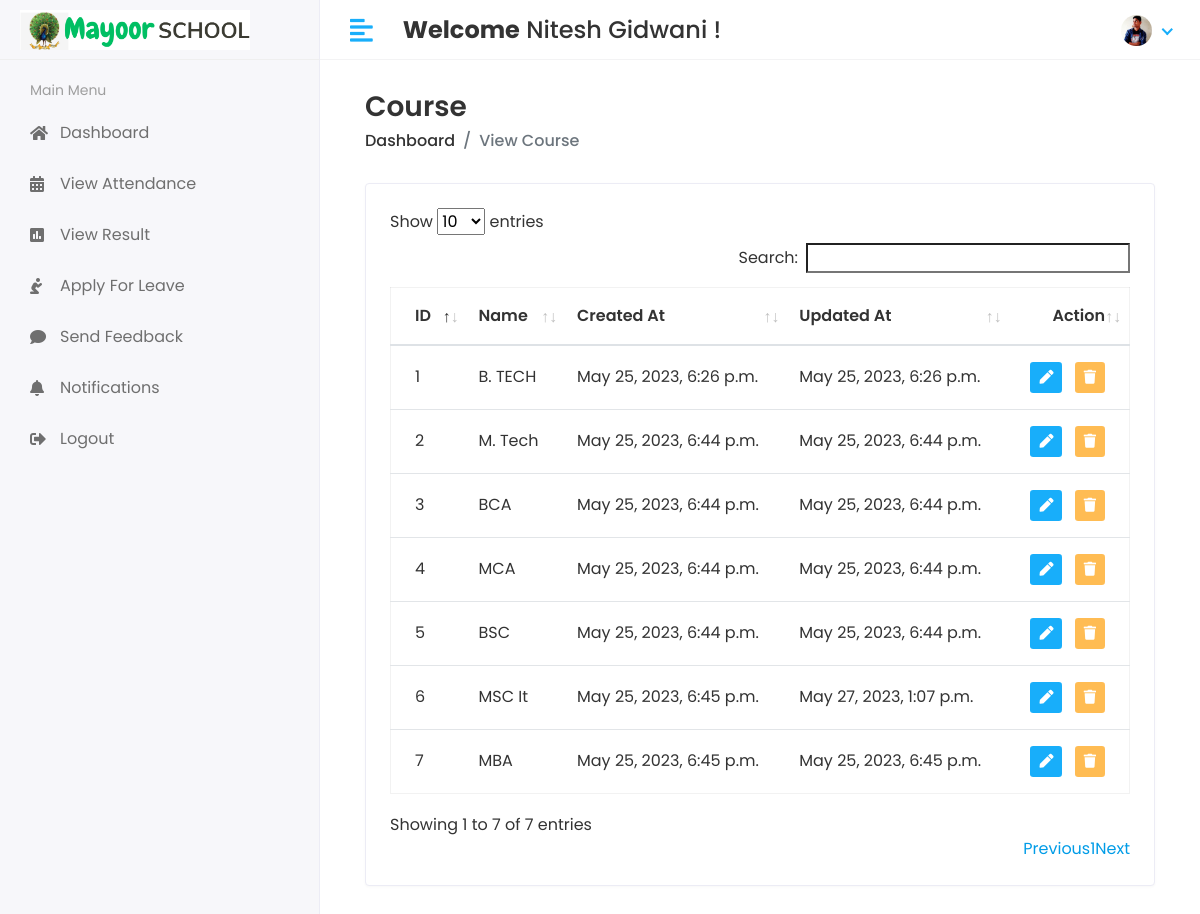
The page /Hod/Course/View (signed in) on the database its author committed.
### app/models.py (models this page shows, shortened)
class CustomUser(AbstractUser):
    USER = (
        (1,'HOD'),
        (2,'STAFF'),
        (3,'STUDENT'),
    )
    user_type = models.CharField(choices=USER, max_length=50,default=1)
    profile_pic = models.ImageField(upload_to='media/profile_pic')

class Course(models.Model):
    name = models.CharField(max_length=100)
    created_at = models.DateTimeField(auto_now_add=True)
    updated_at = models.DateTimeField(auto_now=True)

### student_management_system/Hod_Views.py (the view)
# urls.py: path('Hod/Course/View',Hod_Views.VIEW_COURSE, name = 'view_course'),
@login_required(login_url='/')
def VIEW_COURSE(request):
    course = Course.objects.all()
    context = {
        'course':course,
    }
    return render(request,'Hod/view_course.html',context)

### templates/Hod/view_course.html (shortened to what this page needs)
{% extends 'base.html' %}
{% block content %}
{% load static %}
<div class="content container-fluid">
               <div class="page-header">
                  <div class="row align-items-center">
                     <div class="col">
                        <h3 class="page-title">Course</h3>
                        <ul class="breadcrumb">
                           <li class="breadcrumb-item"><a href="index.html">Dashboard</a></li>
                           <li class="breadcrumb-item active">View Course</li>
                        </ul>
                     </div>
                  </div>
               </div>
               <div class="row">
                  <div class="col-sm-12">
                     <div class="card card-table">
                        <div class="card-body">
                           <div class="table-responsive">
                              <table id="table_id" class="table table-hover table-center mb-0 ">
                                 <thead>
                                    <tr>
                                       <th>ID</th>
                                       <th>Name</th>
                                       <th>Created At</th>
                                       <th>Updated At</th>
                                       <th class="text-right">Action</th>
                                    </tr>
                                 </thead>
                                 <tbody>
                                 {% for i in course %}
                                    <tr>
                                       <td>{{i.id}}</td>
                                       <td>{{i.name}}</td>
                                       <td>{{i.created_at}}</td>
                                       <td>{{i.updated_at}}</td>
                                       <td class="text-right">
                                          <div class="actions">
                                             <a href="{% url 'edit_course' i.id %}" class="btn btn-sm bg-success-light mr-2">
                                             <i class="fas fa-pen"></i>
                                             </a>
                                             <a href="{% url 'delete_course' i.id %}" class="btn btn-sm bg-danger-light">
                                             <i class="fas fa-trash"></i>
                                             </a>
                                          </div>
                                       </td>
                                    </tr>
                                 {% endfor %}
                                 </tbody>
                              </table>
                           </div>
                        </div>
                     </div>
                  </div>
               </div>
            </div>
{% endblock %}

### templates/base.html (shortened to what this page needs)
<!DOCTYPE html>
<html lang="en">
{% load static %}
   <head>
      <link rel="stylesheet" href="{% static 'assets/plugins/bootstrap/css/bootstrap.min.css' %}">
      <link rel="stylesheet" href="{% static 'assets/plugins/fontawesome/css/fontawesome.min.css' %}">
      <link rel="stylesheet" href="{% static 'assets/plugins/fontawesome/css/all.min.css' %}">
      <link rel="stylesheet" href="{% static 'assets/css/style.css' %}">
       <link rel="stylesheet" href="{% static 'assets/plugins/datatables/datatables.min.css' %}">
   </head>
   <body>
         <div class="main-wrapper">
            {% include 'includes/header.html' %}
            {% include 'includes/sidebar.html' %}
            <div class="page-wrapper">
                            <div class="content container-fluid">
               {% block content %}
               {% endblock %}
         </div>
         </div>
         </div>
   </body>
</html>

### templates/includes/header.html (shortened to what this page needs)
 {% load static %}
         <div class="header">
            <div class="header-left">
               <a href="index.html" class="logo" >
               <img src="{% static 'assets/img/logo5.png' %}" alt="Logo">
               </a>
            </div>
            <a href="javascript:void(0);" id="toggle_btn">
            <i class="fas fa-align-left"></i>
            </a>
            <div class="top-nav-search mt-3">
               <h4><strong>Welcome</strong>&nbsp<span>{{user.first_name}} {{ user.last_name }}</span>&nbsp;!</h4>
            </div>
            <ul class="nav user-menu">
               <li class="nav-item dropdown has-arrow">
                  <a href="#" class="dropdown-toggle nav-link" data-toggle="dropdown">
                  {% if user.profile_pic == "" %}
                  <span class="user-img"><img class="rounded-circle" src="{% static 'assets/img/noimage.jpg' %}" width="31" alt="Ryan Taylor"></span>
                  {% else %}
                  <span class="user-img"><img class="rounded-circle" src="/{{user.profile_pic}}" width="31" height="31" alt="Ryan Taylor"></span>
                  {% endif %}
                  </a>
               </li>
            </ul>
         </div>

### templates/includes/sidebar.html (shortened to what this page needs)
{% load active_link_tags %}
<div class="sidebar" id="sidebar">
            <div class="sidebar-inner slimscroll">
               <div id="sidebar-menu" class="sidebar-menu">
                  {% if user.user_type == '1' %}
                  <ul>
                     <li class="menu-title">
                        <span>Main Menu</span>
                     </li>
                     <li class="{% active_link 'hod_home' 'active' %}">
                        <a href="{% url 'hod_home' %}"><i class="fa fa-home"></i> <span>Dashboard</span></a>
                     </li>
                     <li class="submenu {% active_link 'add_student' 'active' %} {% active_link 'view_student' 'active' %}">
                        <a href="#"><i class="fas fa-user-graduate"></i> <span> Students</span> <span class="menu-arrow"></span></a>
                        <ul>
                           <li><a href="{% url 'add_student' %}">Add Student</a></li>
                           <li><a href="{% url 'view_student' %}">View Student</a></li>
                        </ul>
                     </li>
                     <li class="submenu {% active_link 'add_staff' 'active' %} {% active_link 'view_staff' 'active' %}">
                        <a href="#"><i class="fas fa-chalkboard-teacher"></i> <span> Staff</span> <span class="menu-arrow"></span></a>
                        <ul>
                           <li><a href="{% url 'add_staff' %}">Add Staff</a></li>
                           <li><a href="{% url 'view_staff' %}">View Staff</a></li>
                        </ul>
                     </li>
                     <li class="submenu {% active_link 'add_course' 'active' %} {% active_link 'view_course' 'active' %}">
                        <a href="#"><i class="fas fa-graduation-cap"></i> <span> Course</span> <span class="menu-arrow"></span></a>
                        <ul>
                           <li><a href="{% url 'add_course' %}">Add Courses</a></li>
                           <li><a href="{% url 'view_course' %}">View Course</a></li>
                        </ul>
                     </li>
                     <li class="submenu {% active_link 'add_subject' 'active' %} {% active_link 'view_subject' 'active' %}">
                        <a href="#"><i class="fas fa-book-reader"></i> <span> Subjects</span> <span class="menu-arrow"></span></a>
                        <ul>
                           <li><a href="{% url 'add_subject' %}">Add Subject</a></li>
                           <li><a href="{% url 'view_subject' %}">View Subject</a></li>
                        </ul>
                     </li>
                     <li class="submenu {% active_link 'add_session' 'active' %} {% active_link 'view_session' 'active' %}">
                        <a href="#"><i class="fas fa-clock"></i> <span> Session </span> <span class="menu-arrow"></span></a>
                        <ul>
                           <li><a href="{% url 'add_session' %}">Add Session</a></li>
                           <li><a href="{% url 'view_session' %}">View Session</a></li>
                        </ul>
                     </li>
                     <li class="{% active_link 'staff_send_notification' 'active' %}">
                        <a href="{% url 'staff_send_notification' %}"><i class="fa fa-bell"></i> <span>Send Staff Notifications</span></a>
                     </li>
                     <li class="{% active_link 'student_send_notification' 'active' %}">
                        <a href="{% url 'student_send_notification' %}"><i class="fa fa-bell"></i> <span>Send Student Notifications</span></a>
                     </li>
                     <li class="{% active_link 'view_attendance' 'active' %}">
                        <a href="{% url 'view_attendance' %}"><i class="fa fa-calendar"></i> <span> View Attandance</span></a>
                     </li>
                     <li class="{% active_link 'staff_feedback_reply' 'active' %}">
                        <a href="{% url 'staff_feedback_reply' %}"><i class="fas fa-comments"></i> <span> Staff Feedback</span></a>
                     </li>
                     <li class="{% active_link 'get_student_feedback' 'active' %}">
                        <a href="{% url 'get_student_feedback' %}"><i class="fas fa-comments"></i> <span> Student Feedback</span></a>
                     </li>
                     <li class="{% active_link 'staff_leave_view' 'active' %}">
                        <a href="{% url 'staff_leave_view' %}"><i class="fas fa-envelope"></i> <span> Staff Leave</span></a>
                     </li>
                     <li class="{% active_link 'student_leave_view' 'active' %}">
                        <a href="{% url 'student_leave_view' %}"><i class="fas fa-envelope"></i> <span> Student Leave</span></a>
                     </li>
                     <li>
                        <a href="{% url 'logout' %}"><i class="fas fa-sign-out-alt"></i> <span> Logout</span></a>
                     </li>
                  </ul>
               {% else %}
               <ul>
                     <li class="menu-title">
                        <span>Main Menu</span>
                     </li>
                     <li class="{% active_link 'hod_home' 'active' %}">
                        <a href="{% url 'hod_home' %}"><i class="fa fa-home"></i> <span>Dashboard</span></a>
                     </li>
                  <li class="{% active_link 'student_view_attendance' 'active' %}">
                        <a href="{% url 'student_view_attendance' %}"><i class="fa fa-calendar-alt"></i> <span>View Attendance</span></a>
                     </li>
                  <li class="{% active_link 'view_result' 'active' %}">
                        <a href="{% url 'view_result' %}"><i class="fa fa-poll" aria-hidden="true"></i> <span>View Result</span></a>
                     </li>
                  <li class="{% active_link 'student_leave' 'active' %}">
                        <a href="{% url 'student_leave' %}"><i class="fa fa-pray" aria-hidden="true"></i> <span>Apply For Leave</span></a>
                     </li>
                  <li class="{% active_link 'student_feedback' 'active' %}">
                        <a href="{% url 'student_feedback' %}"><i class="fa fa-comment" aria-hidden="true"></i> <span>Send Feedback</span></a>
                     </li>
                  <li class="{% active_link 'student_notification' 'active' %}">
                        <a href="{% url 'student_notification' %}"><i class="fa fa-bell" aria-hidden="true"></i> <span>Notifications</span></a>
                     </li>
                  <li class="">
                        <a href="{% url 'logout' %}"><i class="fas fa-sign-out-alt" aria-hidden="true"></i> <span>Logout</span></a>
                     </li>
               </ul>
               {% endif %}
            </div>
               </div>
         </div>

### rows shown on the page
CustomUser: first_name "Nitesh", last_name "Gidwani", profile_pic (picture)
Course: id "1", name "B. TECH", created_at "May 25, 2023, 6:26 p.m.", updated_at "May 25, 2023, 6:26 p.m."
Course: id "2", name "M. Tech", created_at "May 25, 2023, 6:44 p.m.", updated_at "May 25, 2023, 6:44 p.m."
Course: id "3", name "BCA", created_at "May 25, 2023, 6:44 p.m.", updated_at "May 25, 2023, 6:44 p.m."
Course: id "4", name "MCA", created_at "May 25, 2023, 6:44 p.m.", updated_at "May 25, 2023, 6:44 p.m."
Course: id "5", name "BSC", created_at "May 25, 2023, 6:44 p.m.", updated_at "May 25, 2023, 6:44 p.m."
Course: id "6", name "MSC It", created_at "May 25, 2023, 6:45 p.m.", updated_at "May 27, 2023, 1:07 p.m."
Course: id "7", name "MBA", created_at "May 25, 2023, 6:45 p.m.", updated_at "May 25, 2023, 6:45 p.m."
